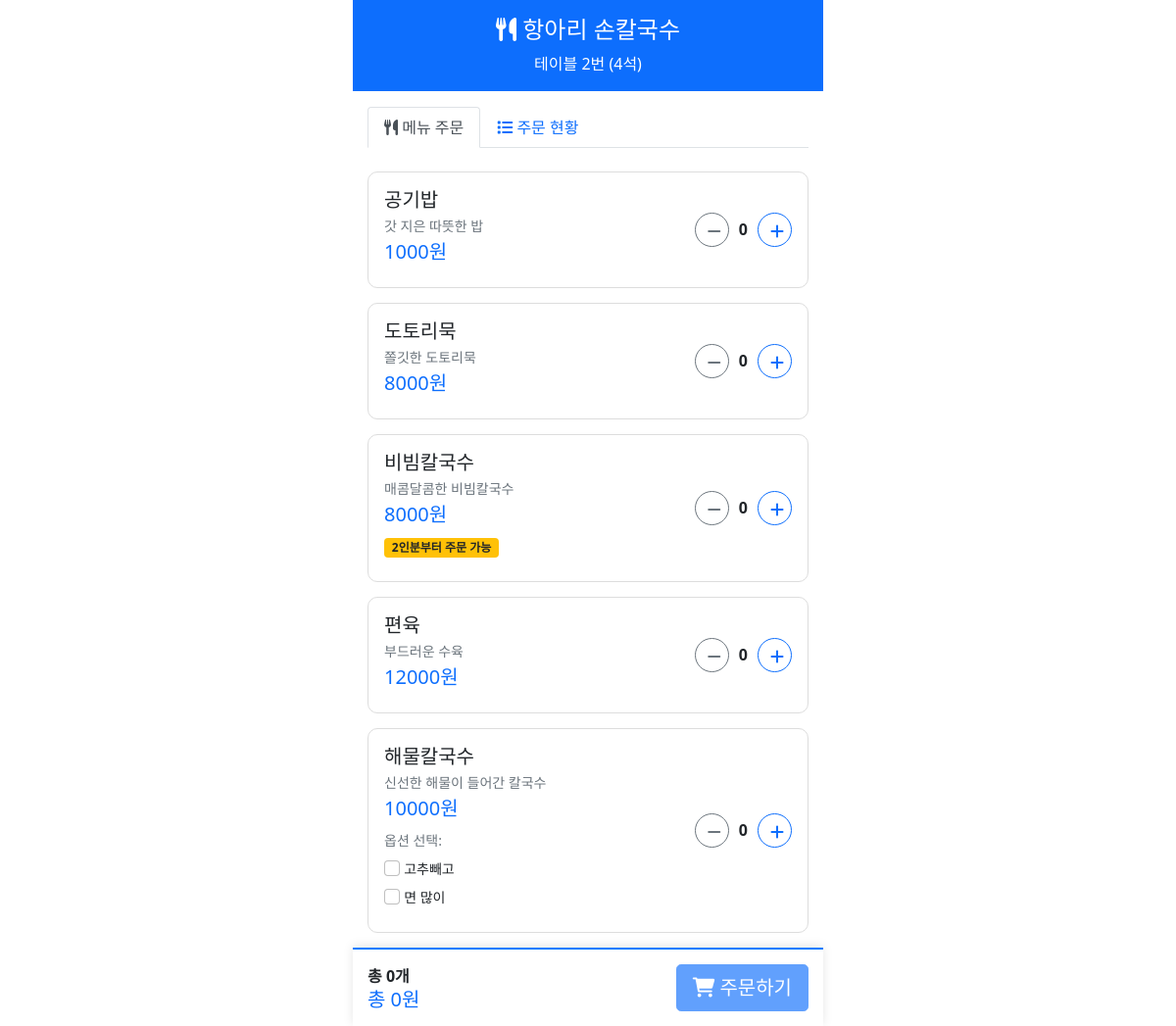
The app's page /order/table/2/ with its own data.
### tables/models.py (models this page shows, shortened)
class Table(models.Model):
    STATUS_CHOICES = [
        ('empty', '빈 테이블'),
        ('ordered', '주문 완료'),
        ('cooking', '조리 완료'),
        ('paid', '결제 완료'),
    ]
    number = models.IntegerField(unique=True, verbose_name='테이블 번호')
    seats = models.IntegerField(default=4, verbose_name='좌석 수')
    status = models.CharField(max_length=10, choices=STATUS_CHOICES, default='empty', verbose_name='상태')
    qr_code = models.ImageField(upload_to='qr_codes/', blank=True, verbose_name='QR코드')
    created_at = models.DateTimeField(auto_now_add=True, verbose_name='생성일시')
    updated_at = models.DateTimeField(auto_now=True, verbose_name='수정일시')
    class Meta:
        verbose_name = '테이블'
        verbose_name_plural = '테이블'
        ordering = ['number']

### menus/models.py (models this page shows, shortened)
class Menu(models.Model):
    name = models.CharField(max_length=100, verbose_name='메뉴명')
    price = models.IntegerField(verbose_name='가격')
    description = models.TextField(blank=True, verbose_name='설명')
    options = models.JSONField(default=list, verbose_name='옵션', help_text='예: ["고추빼고", "면 많이"]')
    min_order = models.IntegerField(default=1, verbose_name='최소 주문 수량')
    is_active = models.BooleanField(default=True, verbose_name='활성 상태')
    requires_cooking = models.BooleanField(default=True, verbose_name='주방 조리 필요')
    created_at = models.DateTimeField(auto_now_add=True, verbose_name='생성일시')
    updated_at = models.DateTimeField(auto_now=True, verbose_name='수정일시')
    class Meta:
        verbose_name = '메뉴'
        verbose_name_plural = '메뉴'
        ordering = ['name']

### tables/views.py (the view)
# urls.py: path('order/table/<int:table_number>/', views.customer_order, name='customer_order'),
def customer_order(request, table_number):
    table = get_object_or_404(Table, number=table_number)
    from menus.models import Menu
    menus = Menu.objects.filter(is_active=True).order_by('name')
    return render(request, 'orders/customer_order.html', {'table': table, 'menus': menus})

### templates/orders/customer_order.html (shortened to what this page needs)
<!DOCTYPE html>
<html lang="ko">
<head>
    <link href="https://cdn.jsdelivr.net/npm/bootstrap@5.1.3/dist/css/bootstrap.min.css" rel="stylesheet">
    <link href="https://cdnjs.cloudflare.com/ajax/libs/font-awesome/6.0.0/css/all.min.css" rel="stylesheet">
</head>
<body class="bg-white">
    <div class="container-fluid">
        <div class="bg-primary text-white p-3 mb-3">
            <div class="text-center">
                <h4><i class="fas fa-utensils"></i> 항아리 손칼국수</h4>
                <p class="mb-0">테이블 {{ table.number }}번 ({{ table.seats }}석)</p>
            </div>
        </div>
        <ul class="nav nav-tabs mb-4" id="orderTabs" role="tablist">
            <li class="nav-item" role="presentation">
                <button class="nav-link active" id="menu-tab" data-bs-toggle="tab" data-bs-target="#menu" type="button" role="tab" onclick="showCart()">
                    <i class="fas fa-utensils"></i> 메뉴 주문
                </button>
            </li>
            <li class="nav-item" role="presentation">
                <button class="nav-link" id="status-tab" data-bs-toggle="tab" data-bs-target="#status" type="button" role="tab" onclick="loadOrderStatus(); hideCart()">
                    <i class="fas fa-list"></i> 주문 현황
                </button>
            </li>
        </ul>
        <div class="tab-content" id="orderTabsContent">
            <div class="tab-pane fade show active" id="menu" role="tabpanel">
                <div class="row">
                    {% for menu in menus %}
                    <div class="col-12">
                        <div class="menu-card p-3" data-menu-id="{{ menu.id }}">
                            <div class="row align-items-center">
                                <div class="col-8">
                                    <h5 class="mb-1">{{ menu.name }}</h5>
                                    <p class="text-muted mb-1 small">{{ menu.description }}</p>
                                    <div class="h5 text-primary mb-2">{{ menu.price|floatformat:0 }}원</div>
                                    {% if menu.min_order > 1 %}
                                    <div class="badge bg-warning text-dark mb-2">
                                        {{ menu.min_order }}인분부터 주문 가능
                                    </div>
                                    {% endif %}
                                    {% if menu.options %}
                                    <div class="options-section mb-2">
                                        <small class="text-muted">옵션 선택:</small>
                                        {% for option in menu.options %}
                                        <div class="option-checkbox">
                                            <input type="checkbox"
                                                   id="option_{{ menu.id }}_{{ forloop.counter }}"
                                                   class="form-check-input"
                                                   value="{{ option }}">
                                            <label for="option_{{ menu.id }}_{{ forloop.counter }}" class="form-check-label small">
                                                {{ option }}
                                            </label>
                                        </div>
                                        {% endfor %}
                                    </div>
                                    {% endif %}
                                </div>
                                <div class="col-4 text-end">
                                    <div class="quantity-control justify-content-end">
                                        <button class="btn btn-outline-secondary quantity-btn" onclick="changeQuantity({{ menu.id }}, -1)">
                                            <i class="fas fa-minus"></i>
                                        </button>
                                        <span class="quantity-display fw-bold" id="qty_{{ menu.id }}">0</span>
                                        <button class="btn btn-outline-primary quantity-btn" onclick="changeQuantity({{ menu.id }}, 1)">
                                            <i class="fas fa-plus"></i>
                                        </button>
                                    </div>
                                </div>
                            </div>
                        </div>
                    </div>
                    {% endfor %}
                </div>
            </div>
        </div>
        <div class="cart-summary" id="cart-summary">
            <div class="row align-items-center">
                <div class="col-6">
                    <div class="fw-bold">총 <span id="total-items">0</span>개</div>
                    <div class="h5 text-primary mb-0">총 <span id="total-amount">0</span>원</div>
                </div>
                <div class="col-6 text-end">
                    <button class="btn btn-primary btn-lg" onclick="submitOrder()" id="order-btn" disabled>
                        <i class="fas fa-shopping-cart"></i> 주문하기
                    </button>
                </div>
            </div>
        </div>
    </div>
</body>
</html>

### templates/orders/customer_order.html (style rules this page uses)
html, body { background-color: white; }
body { max-width: 480px; margin: 0 auto; }
.container-fluid { max-width: 480px; padding: 0; }
.menu-card { border: 1px solid #ddd; border-radius: 10px; margin-bottom: 15px; transition: all 0.3s; background: white; }
.quantity-control { display: flex; align-items: center; gap: 10px; }
.quantity-btn { width: 35px; height: 35px; border-radius: 50%; }
.cart-summary { position: sticky; bottom: 0; background: white; border-top: 2px solid #007bff; padding: 15px; box-shadow: 0 -2px 10px rgba(0,0,0,0.1); max-width: 480px; margin: 0 auto; }
.option-checkbox { margin: 5px 0; }
.nav-tabs { margin: 0 15px; }
.tab-content { padding: 0 15px; }

### records on screen
Table: number "2", seats "4"
Menu: name "공기밥", description "갓 지은 따뜻한 밥", price "1000"
Menu: name "도토리묵", description "쫄깃한 도토리묵", price "8000"
Menu: name "비빔칼국수", description "매콤달콤한 비빔칼국수", price "8000", min_order "2"
Menu: name "편육", description "부드러운 수육", price "12000"
Menu: name "해물칼국수", description "신선한 해물이 들어간 칼국수", price "10000", options "고추빼고" "면 많이"
